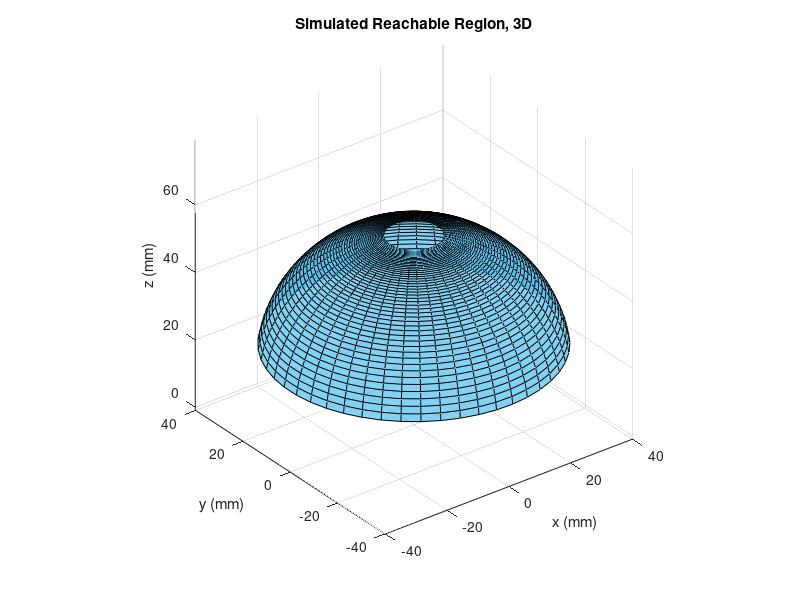

The MATLAB source for this figure: (Note: this script raises an error after producing the figure.)
%Brook Leigh
%Simulation of 3D reachable area for one segment
clear

L = 56; % (m) from spine architecture 

%These values give a turn angle (theta) and a bend amount (Rc)
minR = log10(3*L/(2*pi));
maxR = log10(200);
Rc = [logspace(minR,maxR,50)];

%2 alternative ways to get acceptable Rc values
% Rc = [linspace(3*L/(2*pi),2*L/pi,50) linspace(2*L/pi,.8,100) linspace(-.8,-2*L/pi,100) linspace(-2*L/pi,-3*L/(2*pi),50)]; 
% Rc = [linspace(3*L/(2*pi),2*L/pi,50) linspace(2*L/pi,.8,100)]; 

theta = linspace(0,2*pi,50);
phi = L./Rc;

%initiate position variables
x = zeros(length(theta),length(Rc));
y = zeros(length(theta),length(Rc));
z = zeros(length(theta),length(Rc));

%for a given theta, an arc is defined along the range of possible bend
%radiuses which each give an (x,y,z) coordinate
for i = 1:length(theta)
    x(i,:) = cos(theta(i))*Rc.*(1-cos(L./Rc));
    y(i,:) = sin(theta(i))*Rc.*(1-cos(L./Rc));
    z(i,:) = Rc.*sin(L./Rc);
end


%plot result
figure(1)
%surf(x,y,z,'FaceColor','interp','FaceAlpha',0.9,'EdgeColor','none')
surf(x,y,z,'FaceColor',"#4DBEEE",'FaceAlpha',0.7)
title('Simulated Reachable Region, 3D')
xlabel('x (mm)')
ylabel('y (mm)')
zlabel('z (mm)')
%axis([-70 70 -70 70 0 80])
hold on; grid on; axis equal;

% load spine model
spine_stl = stlread('dual_helix.STL');
[f_resamp,v_resamp] = reducepatch(spine_stl.ConnectivityList,spine_stl.Points,0.1);
%spine tip in model space
spine_tip_modelspace = [0,0,56]';

figure(1)
patch('Vertices',v_resamp,'Faces',f_resamp,'EdgeColor','k','FaceColor',"#0072BD",'LineWidth',0.01);
